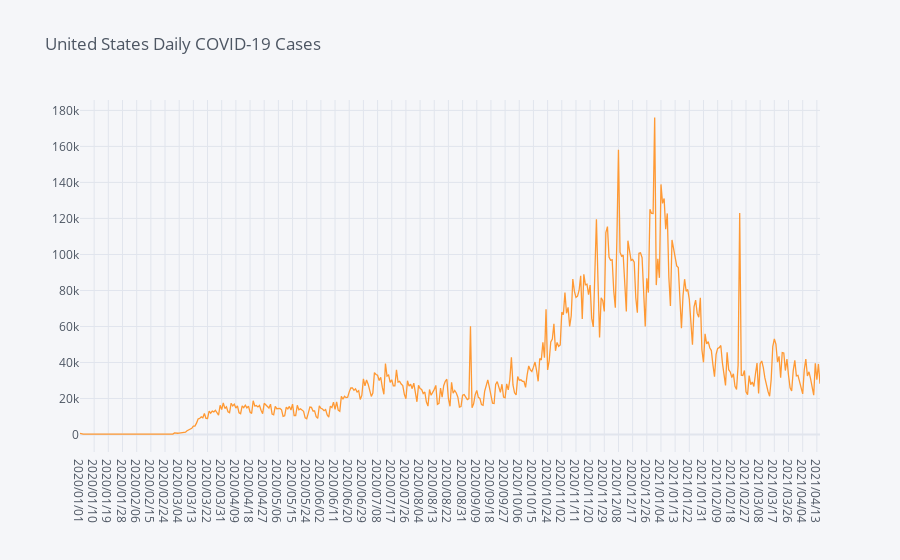

Source (notebook cell):
### Code cell
# create interactive line plot showing number of cases by date
covid_date.iplot(kind='lines', x ='date', y ='count', title='United States Daily COVID-19 Cases')

### Figure 1 — Plotly figure (JSON) as saved in the notebook; plotly's stock layout.template omitted (floating-point values rounded to 4 significant figures; data arrays with more than 128 entries replaced by an {"elided": "..."} marker saying what was removed)
{"data": [{"line": {"color": "rgba(255, 153, 51, 1.0)", "dash": "solid", "shape": "linear", "width": 1.3}, "mode": "lines", "name": "count", "text": "", "type": "scatter", "x": {"elided": "471 str values"}, "y": {"elided": "471 int values"}}], "layout": {"legend": {"bgcolor": "#F5F6F9", "font": {"color": "#4D5663"}}, "paper_bgcolor": "#F5F6F9", "plot_bgcolor": "#F5F6F9", "title": {"font": {"color": "#4D5663"}, "text": "United States Daily COVID-19 Cases"}, "xaxis": {"gridcolor": "#E1E5ED", "showgrid": true, "tickfont": {"color": "#4D5663"}, "title": {"font": {"color": "#4D5663"}, "text": ""}, "zerolinecolor": "#E1E5ED"}, "yaxis": {"gridcolor": "#E1E5ED", "showgrid": true, "tickfont": {"color": "#4D5663"}, "title": {"font": {"color": "#4D5663"}, "text": ""}, "zerolinecolor": "#E1E5ED"}}}
